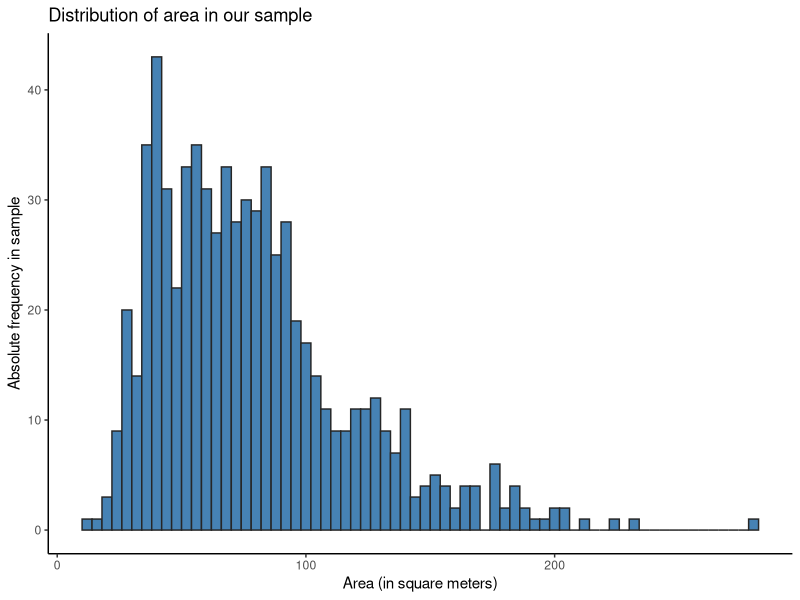
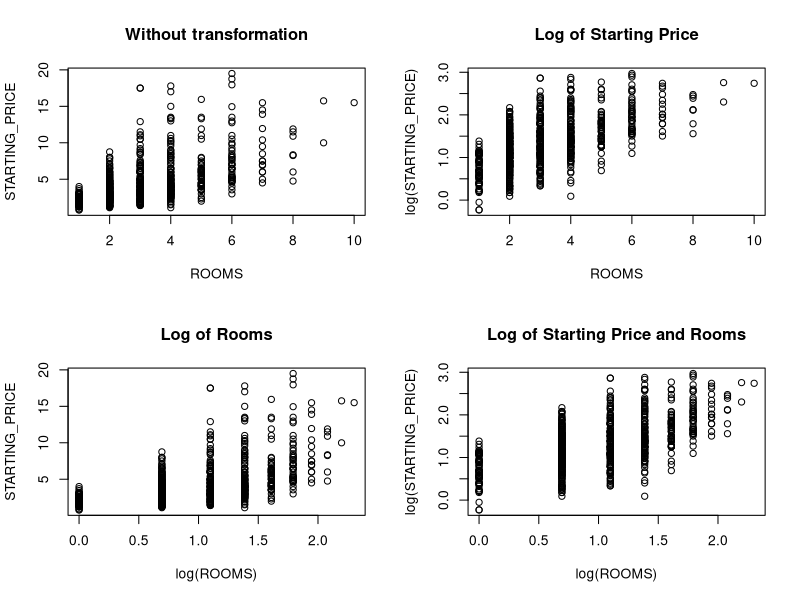
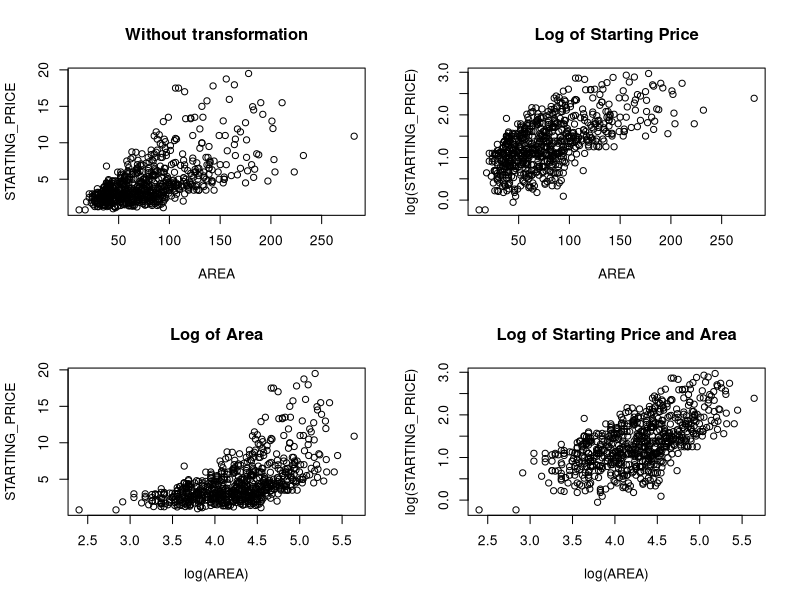
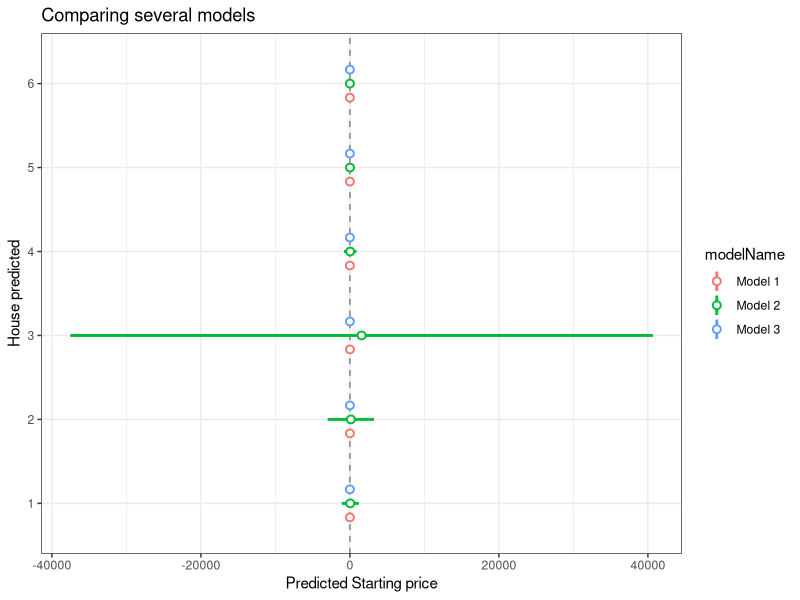

Source code (R) for these figures, in order:
## ---- chunk 1
library(readxl)
library(tidyverse)
library(ggplot2)
data <- read_excel("dataset01.xlsx")
test <- read_excel("test.xlsx")

data$STARTING_PRICE <- data$STARTING_PRICE / 1000000
data[c("REGION", "TYPE", "BALCONY")] <- lapply(data[c("REGION", "TYPE", "BALCONY")], as.factor)
levels(data$BALCONY) <- c("0", "1")
## ---- chunk 2
n_balconies <- sum(data$BALCONY == 1) # 390
n           <- length(data$BALCONY)   # 701
phat        <- n_balconies / n        # About 0.55635
p0          <- 0.5
se0         <- sqrt(p0 * (1 - p0) / n)
## ---- chunk 3
z <- (phat - p0) / se0
p_value <- 2 * (1 - pnorm(abs(z)))
print(p_value)
## ---- chunk 4
#| echo: true

test_balcony = prop.test(n_balconies, n = n, p = 0.5, alternative = "two.sided", conf.level = 0.99)
test_balcony$p.value
## ---- chunk 5
print(paste0("p-value with R of: ",test_balcony$p.value)) 
print(paste0("p-value by hand of: ",p_value)) 

## ---- chunk 6
alpha   <- 0.05
mu      <- 75
xbar    <- mean(data$AREA)
se      <- sqrt(sum((data$AREA - mu)^2) / (n-1)) # Population variance unknown
se_xbar <- se / sqrt(n) # Variance of xbar

data %>%
  ggplot() +
  geom_histogram(aes(AREA), fill = "steelblue", color = "grey15", binwidth = 4) + # Not really normally distributed...
  labs(title = "Distribution of area in our sample") +
  xlab("Area (in square meters)") +
  ylab("Absolute frequency in sample") +
  theme_classic()
## ---- chunk 7
t_obs2  <- (xbar - mu) / se_xbar # 54.47
p_value2 <- 2 * (1 - pt(q=t_obs2,df=n-1))
print(p_value2)
## ---- chunk 8
mean_test <- t.test(data$AREA, mu = mu, alternative = "two.sided", conf.level = 0.95)
mean_test$p.value
## ---- chunk 9
print(paste0("p-value with R of: ",round(mean_test$p.value,3))) 
print(paste0("p-value by hand of: ",round(p_value2,3))) 

## ---- chunk 10
phat  <- sum(data$TYPE == "Apartment") / n
z     <- qnorm(0.95) # Two-sided, so 90% ci uses z = 0.95
se    <- sqrt(phat*(1-phat)/n)
## ---- chunk 11
conf_int <- c((phat - z*se), phat + z*se)
print(conf_int[2])

## ---- chunk 12
ci <- prop.test(sum(data$TYPE == "Apartment"), n, conf.level = 0.9)
ci$conf.int
## ---- chunk 13
print(paste0("C.I. proportion of apartments with R: [",round(ci$conf.int[1],3), ", ",round(ci$conf.int[2],3),"]"))
print(paste0("C.I. proportion of apartments by hand:[ ",round(conf_int[1],3), ", ",round(conf_int[2],3),"]"))

## ---- chunk 14
xbar <- mean(data$ROOMS)  # About 3.15
se   <- sd(data$ROOMS)    # About 1.59
t975 <- qt(0.975, n-1)
## ---- chunk 15
conf_int <- c((xbar - t975 * se / sqrt(n)), xbar + t975 * se / sqrt(n))
print(conf_int)
## ---- chunk 16
ci <- t.test(data$ROOMS, conf.level = 0.95)
ci$conf.int
## ---- chunk 17
par(mfrow = c(2, 2))
plot(STARTING_PRICE ~ ROOMS, data = data, main = "Without transformation")
plot(log(STARTING_PRICE) ~ ROOMS, data = data, main = "Log of Starting Price")
plot(STARTING_PRICE ~ log(ROOMS), data = data, main = "Log of Rooms")
plot(log(STARTING_PRICE) ~ log(ROOMS), data = data, main = "Log of Starting Price and Rooms")
## ---- chunk 18
par(mfrow = c(2, 2))
plot(STARTING_PRICE ~ AREA, data = data, main = "Without transformation")
plot(log(STARTING_PRICE) ~ AREA, data = data, main = "Log of Starting Price")
plot(STARTING_PRICE ~ log(AREA), data = data, main = "Log of Area")
plot(log(STARTING_PRICE) ~ log(AREA), data = data, main = "Log of Starting Price and Area")

data <- read_excel("dataset01.xlsx")
data$STARTING_PRICE <- data$STARTING_PRICE / 1000000
data[c("REGION", "TYPE", "BALCONY")] <- lapply(data[c("REGION", "TYPE", "BALCONY")], as.factor)
## ---- chunk 19
m1 <- lm(STARTING_PRICE ~ REGION + TYPE + BALCONY + ROOMS + AREA, data = data)

base_model <- step(m1, direction = "backward", trace = 0)

summary(base_model)
## ---- chunk 20

m2 <- lm(STARTING_PRICE ~ REGION + TYPE + BALCONY + ROOMS + AREA + 
          REGION*TYPE + REGION*BALCONY + REGION*ROOMS + REGION*AREA + 
          TYPE*BALCONY + TYPE*ROOMS + TYPE*AREA + 
          BALCONY*ROOMS + BALCONY*AREA + 
          ROOMS*AREA, data = data)

no_log_model <- step(m2, direction = "backward", trace = 0)

summary(no_log_model)
## ---- chunk 21
m3 <- lm(log(STARTING_PRICE) ~ REGION + TYPE + BALCONY + ROOMS + log(AREA) + 
          REGION*TYPE + REGION*BALCONY + REGION*ROOMS + REGION*log(AREA) + 
          TYPE*BALCONY + TYPE*ROOMS + TYPE*log(AREA) + 
          BALCONY*ROOMS + BALCONY*log(AREA) + 
          ROOMS*log(AREA), data = data)

log_model <- step(m3, direction = "backward", trace = 0)

summary(log_model)
## ---- chunk 22
pred1 <- predict(m1,test,interval = "prediction", level = 0.90)
pred2 <-exp(predict(m2,test,interval = "prediction", level = 0.90))
pred3 <-predict(m3,test,interval = "prediction", level = 0.90)


model1Frame <- data.frame(Variable = rownames(pred1),
                          Coefficient = pred1[,1],
                          SE=abs(pred1[,1]-pred1[,3]),
                          modelName = "Model 1")
model2Frame <- data.frame(Variable = rownames(pred2),
                          Coefficient = pred2[,1],
                          SE=abs(pred2[,1]-pred2[,3]),
                          modelName = "Model 2")
model3Frame <- data.frame(Variable = rownames(pred3),
                          Coefficient = pred3[,1],
                          SE=abs(pred3[,1]-pred3[,3]),
                          modelName = "Model 3")
# Combine these data.frames
allModelFrame <- data.frame(rbind(model1Frame, model2Frame, model3Frame))  # etc.

# Plot
zp1 <- ggplot(allModelFrame, aes(colour = modelName))
zp1 <- zp1 + geom_hline(yintercept = 0, colour = gray(1/2), lty = 2)
zp1 <- zp1 + geom_linerange(aes(x = Variable, ymin = Coefficient - SE,
                                ymax = Coefficient + SE),
                            lwd = 1, position = position_dodge(width = 1/2))
zp1 <- zp1 + geom_pointrange(aes(x = Variable, y = Coefficient, ymin = Coefficient - SE,
                                 ymax = Coefficient + SE),
                             lwd = 1/2, position = position_dodge(width = 1/2),
                             shape = 21, fill = "WHITE")
zp1 <- zp1 + coord_flip() + theme_bw()
zp1 <- zp1 + ggtitle("Comparing several models")+ylab("Predicted Starting price") +xlab("House predicted") 
print(zp1)  
## ---- chunk 23
